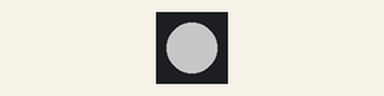
Bench run of a sketch on a simulated Arduino Uno, built with avr-gcc and run on an emulated ATmega328P. Parts: 1 RGB LEDs in strip order, left to right. Dim RGB values are drawn brighter than linear.

Above: at 0.1 s.
At 31.06 s:
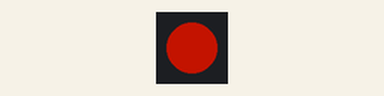
At 35.35 s:
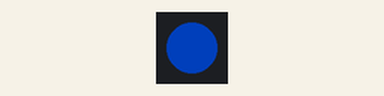
At 39.5 s:
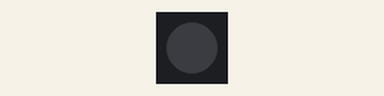
Timing chart, 0 to 40.0 s (numbered marks = the images above):
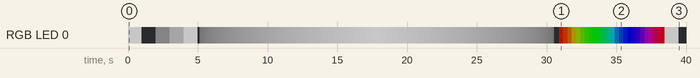

Measured:
- by itself, RGB LED 0: off → RGB(98, 98, 98) at 0.00 s, → off 1.0 s later, → RGB(7, 7, 7) 1.0 s later, → RGB(39, 39, 39) 1.0 s later, … (233 changes in this stretch)

The sketch:

neopixel_ILASexamples.ino
```cpp
#include <Adafruit_NeoPixel.h>

#define PIN 8
#define NUM_LEDS 1
#define BRIGHTNESS 100

//Adafruit_NeoPixel strip = Adafruit_NeoPixel(NUM_LEDS, PIN, NEO_GRBW + NEO_KHZ800);
Adafruit_NeoPixel strip = Adafruit_NeoPixel(NUM_LEDS, PIN, NEO_GRB + NEO_KHZ800);

void setup() {
  Serial.begin(115200);
  strip.setBrightness(BRIGHTNESS);  //  limits the brightness. takes 0-255
  strip.begin();
  strip.show();                     // Initialize the light to OFF
}

void loop() {

// light ON
strip.setPixelColor(0, 250 , 250 , 250);
strip.show();
delay(1000);


// light OFF
strip.setPixelColor(0, 0, 0, 0);
strip.show();
delay(1000);


// Change intensity
strip.setPixelColor(0, 20, 20, 20);
strip.show();
delay(1000);
strip.setPixelColor(0, 100, 100, 100);
strip.show();
delay(1000);
strip.setPixelColor(0, 250, 250, 250);
strip.show();
delay(1000);


// Fade in
for (int i=0; i<256; i++)
//for (int i=0; i<256; i+=10)
{
  strip.setPixelColor(0, i , i , i);
  strip.show();
  delay(50);
}


// Fade out
for (int i=255; i>0; i--)
//for (int i=255; i>0; i-=10)
{
  strip.setPixelColor(0, i , i , i);
  strip.show();
  delay(50);
}


// Cycle colours
unsigned int colours[3];

// Start with red.
colours[0] = 255;
colours[1] = 0;
colours[2] = 0;


for (int C1 = 0; C1 < 3; C1 += 1)
  {
      // If (C1 == 2), C2 = 0. Otherwise C2 = C1 + 1
      int C2 = (C1 == 2) ? 0 : C1 + 1;

      // Cross fade two colours
      for(int i = 0; i < 255; i ++)
      {
        colours[C1] -= 1;
        colours[C2] += 1;
        strip.setPixelColor(0, colours[0] , colours[1] , colours[2]);
        strip.show();
        delay(10);
      }
  }


}


//strip.setPixelColor(0, 255, 0, 0);
//strip.Color(255, 0, 0), 50); // Red
//strip.Color(0, 255, 0), 50); // Green
//strip.Color(0, 0, 255), 50); // Blue
//strip.Color(255, 255, 255, 255), 50); // White

  // Some example procedures showing how to display to the pixels:


  //colorWipe(strip.Color(0, 255, 0), 50); // Green
//  colorWipe(strip.Color(0, 0, 255), 50); // Blue
//  colorWipe(strip.Color(255, 255, 255, 255), 50); // White
//  BRIGHT += 50;
//  strip.setBrightness(BRIGHT); // 0 to 255

  //whiteOverRainbow(20,75,5);

//  pulseWhite(5);

  // fullWhite();
  // delay(2000);

  //rainbowFade2White(3,3,1);


//// Fill the dots one after the other with a color
//void colorWipe(uint32_t c, uint8_t wait) {
//  for(uint16_t i=0; i<strip.numPixels(); i++) {
//    strip.setPixelColor(i, c);
//    strip.show();
//    delay(wait);
//  }
//}

//void pulseWhite(uint8_t wait) {
//  for(int j = 0; j < 256 ; j++){
//      for(uint16_t i=0; i<strip.numPixels(); i++) {
//          strip.setPixelColor(i, strip.Color(250,250,250, gamma[j] ) );
//        }
//        delay(wait);
//        strip.show();
//      }
//
//  for(int j = 255; j >= 0 ; j--){
//      for(uint16_t i=0; i<strip.numPixels(); i++) {
//          strip.setPixelColor(i, strip.Color(0,0,0, gamma[j] ) );
//        }
//        delay(wait);
//        strip.show();
//      }
//}


//void rainbowFade2White(uint8_t wait, int rainbowLoops, int whiteLoops) {
//  float fadeMax = 100.0;
//  int fadeVal = 0;
//  uint32_t wheelVal;
//  int redVal, greenVal, blueVal;
//
//  for(int k = 0 ; k < rainbowLoops ; k ++){
//
//    for(int j=0; j<256; j++) { // 5 cycles of all colors on wheel
//
//      for(int i=0; i< strip.numPixels(); i++) {
//
//        wheelVal = Wheel(((i * 256 / strip.numPixels()) + j) & 255);
//
//        redVal = red(wheelVal) * float(fadeVal/fadeMax);
//        greenVal = green(wheelVal) * float(fadeVal/fadeMax);
//        blueVal = blue(wheelVal) * float(fadeVal/fadeMax);
//
//        strip.setPixelColor( i, strip.Color( redVal, greenVal, blueVal ) );
//
//      }
//
//      //First loop, fade in!
//      if(k == 0 && fadeVal < fadeMax-1) {
//          fadeVal++;
//      }
//
//      //Last loop, fade out!
//      else if(k == rainbowLoops - 1 && j > 255 - fadeMax ){
//          fadeVal--;
//      }
//
//        strip.show();
//        delay(wait);
//    }
//
//  }
//
//
//
//  delay(500);
//
//
//  for(int k = 0 ; k < whiteLoops ; k ++){
//
//    for(int j = 0; j < 256 ; j++){
//
//        for(uint16_t i=0; i < strip.numPixels(); i++) {
//            strip.setPixelColor(i, strip.Color(0,0,0, gamma[j] ) );
//          }
//          strip.show();
//        }
//
//        delay(2000);
//    for(int j = 255; j >= 0 ; j--){
//
//        for(uint16_t i=0; i < strip.numPixels(); i++) {
//            strip.setPixelColor(i, strip.Color(0,0,0, gamma[j] ) );
//          }
//          strip.show();
//        }
//  }
//
//  delay(500);
//
//
//}
//
//void whiteOverRainbow(uint8_t wait, uint8_t whiteSpeed, uint8_t whiteLength ) {
//
//  if(whiteLength >= strip.numPixels()) whiteLength = strip.numPixels() - 1;
//
//  int head = whiteLength - 1;
//  int tail = 0;
//
//  int loops = 3;
//  int loopNum = 0;
//
//  static unsigned long lastTime = 0;
//
//
//  while(true){
//    for(int j=0; j<256; j++) {
//      for(uint16_t i=0; i<strip.numPixels(); i++) {
//        if((i >= tail && i <= head) || (tail > head && i >= tail) || (tail > head && i <= head) ){
//          strip.setPixelColor(i, strip.Color(0,0,0, 255 ) );
//        }
//        else{
//          strip.setPixelColor(i, Wheel(((i * 256 / strip.numPixels()) + j) & 255));
//        }
//
//      }
//
//      if(millis() - lastTime > whiteSpeed) {
//        head++;
//        tail++;
//        if(head == strip.numPixels()){
//          loopNum++;
//        }
//        lastTime = millis();
//      }
//
//      if(loopNum == loops) return;
//
//      head%=strip.numPixels();
//      tail%=strip.numPixels();
//        strip.show();
//        delay(wait);
//    }
//  }
//
//}
//void fullWhite() {
//
//    for(uint16_t i=0; i<strip.numPixels(); i++) {
//        strip.setPixelColor(i, strip.Color(0,0,0, 255 ) );
//    }
//      strip.show();
//}
//
//
//// Slightly different, this makes the rainbow equally distributed throughout
//void rainbowCycle(uint8_t wait) {
//  uint16_t i, j;
//
//  for(j=0; j<256 * 5; j++) { // 5 cycles of all colors on wheel
//    for(i=0; i< strip.numPixels(); i++) {
//      strip.setPixelColor(i, Wheel(((i * 256 / strip.numPixels()) + j) & 255));
//    }
//    strip.show();
//    delay(wait);
//  }
//}
//
//void rainbow(uint8_t wait) {
//  uint16_t i, j;
//
//  for(j=0; j<256; j++) {
//    for(i=0; i<strip.numPixels(); i++) {
//      strip.setPixelColor(i, Wheel((i+j) & 255));
//    }
//    strip.show();
//    delay(wait);
//  }
//}
//
//// Input a value 0 to 255 to get a color value.
//// The colours are a transition r - g - b - back to r.
//uint32_t Wheel(byte WheelPos) {
//  WheelPos = 255 - WheelPos;
//  if(WheelPos < 85) {
//    return strip.Color(255 - WheelPos * 3, 0, WheelPos * 3,0);
//  }
//  if(WheelPos < 170) {
//    WheelPos -= 85;
//    return strip.Color(0, WheelPos * 3, 255 - WheelPos * 3,0);
//  }
//  WheelPos -= 170;
//  return strip.Color(WheelPos * 3, 255 - WheelPos * 3, 0,0);
//}
//
//uint8_t red(uint32_t c) {
//  return (c >> 8);
//}
//uint8_t green(uint32_t c) {
//  return (c >> 16);
//}
//uint8_t blue(uint32_t c) {
//  return (c);
//}
```
